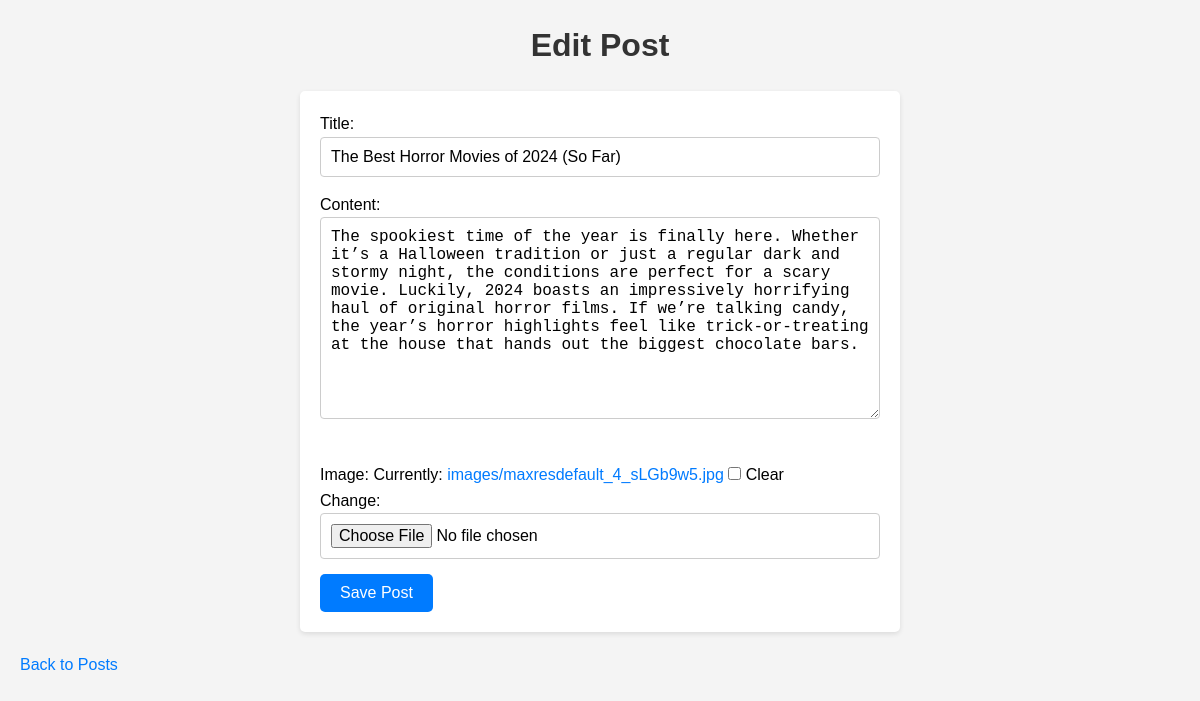
Page /blog/post/29/edit/ on the committed database.
### blog/models.py (models this page shows, shortened)
class Post(models.Model):
    title = models.CharField(max_length=255)
    content = models.TextField()
    created_at = models.DateTimeField(auto_now_add=True)
    author = models.ForeignKey(User, on_delete=models.CASCADE)
    image = models.ImageField(upload_to='images/', blank=True, null=True)

### blog/views.py (the view)
# urls.py: path('post/<int:pk>/edit/', views.edit_post, name='edit_post'),
def edit_post(request, pk):
    post = get_object_or_404(Post, pk=pk)
    if request.method == 'POST':
        form = PostForm(request.POST, request.FILES, instance=post)
        if form.is_valid():
            form.save()
            return redirect('post_detail', pk=post.pk)
    else:
        form = PostForm(instance=post)
    return render(request, 'blog/post_form.html', {'form': form})

### blog/forms.py
class PostForm(forms.ModelForm):
    class Meta:
        model = Post
        fields = ['title', 'content', 'image']

### blog/templates/blog/post_form.html (shortened to what this page needs)
<!DOCTYPE html>
<html>
<head>
    {% load static %}
    <link rel="stylesheet" href="{% static 'css/post_form.css' %}">
</head>
<body>
    <h1>
        {% if form.instance.pk %}
            Edit Post
        {% else %}
            Create Post
        {% endif %}
    </h1>
    <form method="POST" enctype="multipart/form-data">
        {{ form.as_p }}
        <button type="submit">Save Post</button>
    </form>
    <a href="{% url 'home' %}">Back to Posts</a>
</body>
</html>

### static/css/post_form.css (style rules this page uses)
* { margin: 0; padding: 0; box-sizing: border-box; }
body { font-family: Arial, sans-serif; line-height: 1.6; background-color: #f4f4f4; padding: 20px; }
h1 { color: #333; text-align: center; margin-bottom: 20px; }
form { background: white; padding: 20px; border-radius: 5px; box-shadow: 0 2px 5px rgba(0, 0, 0, 0.1); max-width: 600px; margin: 0 auto; }
input[type="text"], input[type="file"], textarea { width: 100%; padding: 10px; margin-bottom: 15px; border: 1px solid #ccc; border-radius: 4px; font-size: 16px; }
button { background-color: #007bff; color: white; border: none; padding: 10px 20px; border-radius: 5px; cursor: pointer; font-size: 16px; }
a { display: inline-block; margin-top: 20px; text-align: center; color: #007bff; text-decoration: none; }

### rows in the picture
Post: title "The Best Horror Movies of 2024 (So Far)", content "The spookiest time of the year is finally here. Whether it’s a Halloween tradition or just a regular dark and stormy night, the conditions are perfect for a scary movie. Luckily, 2024 boasts an impressively horrifying haul of original horror films. If we’re talking candy, the year’s horror highlights feel like trick-or-treating at the house that hands out the biggest chocolate bars."
